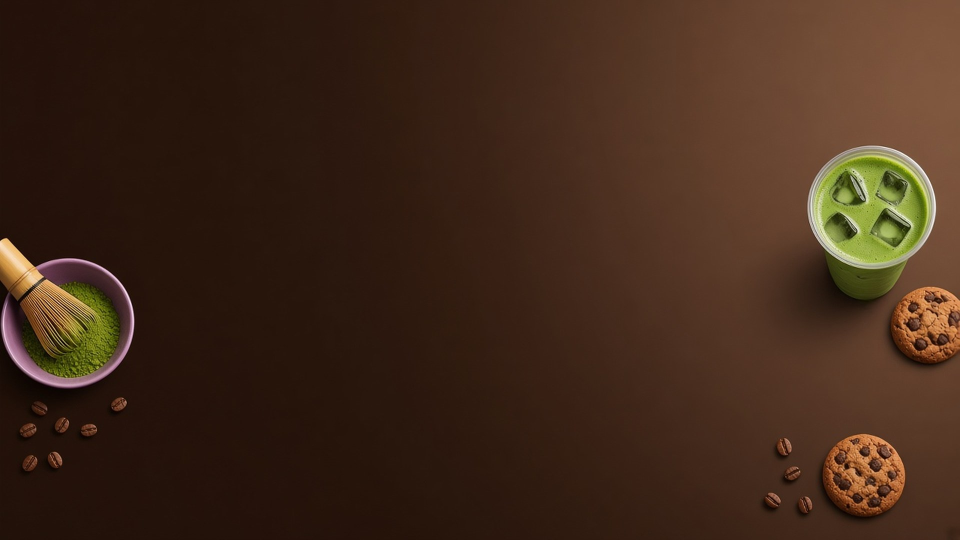
#> input picture scripts/about-sources/showcase-base-1920.jpg, 1920 x 1080 px (shown at 1/2 size)
$ python compose-showcase-bg.py
#> lines starting #> are read from the running program, lines starting #| are printed output that depends on the picture
#> in main, original is the input picture: PIL image 1920x1080 RGB; mean R, G, B 64.9, 41.3, 26.1
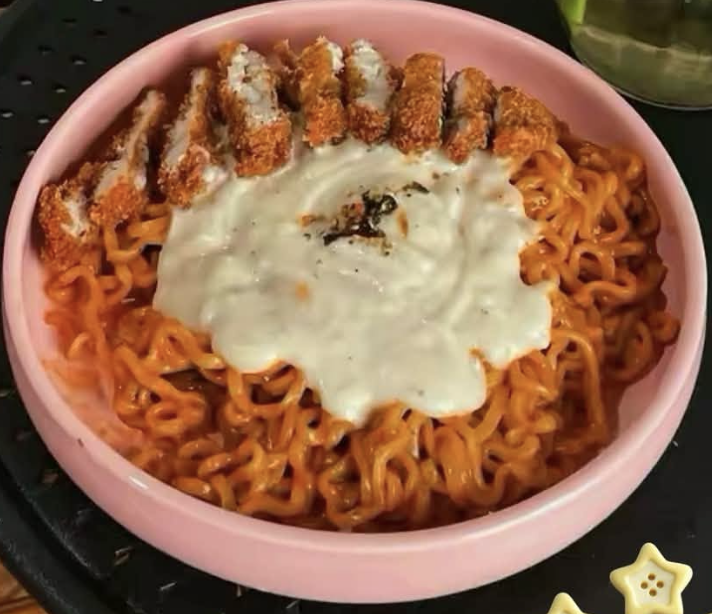
#> input picture scripts/about-sources/samyang-bowl.png, 712 x 614 px
#!/usr/bin/env python3
"""About showcase still-life: cream canvas, edge props, Samyang bowl on the right."""

from __future__ import annotations

from pathlib import Path

from PIL import Image, ImageDraw, ImageEnhance, ImageFilter

ROOT = Path(__file__).resolve().parents[1]
BASE = ROOT / 'scripts' / 'about-sources' / 'showcase-base-1920.jpg'
SAMYANG = ROOT / 'scripts' / 'about-sources' / 'samyang-bowl.png'
OUT = ROOT / 'public' / 'images' / 'about'
PROP_OUT = OUT / 'showcase-samyang-prop.png'
WIDTHS = (960, 1280, 1920)

# Matches --color-cream-100 / bg-canvas in src/index.css
CANVAS = (247, 240, 237)

# Legacy cookie + bean regions on the original 1920×1080 master.
COOKIE_PATCHES = (
    ((1140, 640, 1920, 1060), 48),
    ((1440, 360, 1920, 840), 36),
    ((1080, 640, 1360, 860), 28),
    ((1560, 430, 1920, 1060), 24),
)


def sample_background(im: Image.Image) -> tuple[int, int, int]:
    px = im.load()
    samples = [px[x, y] for x in range(720, 880, 40) for y in range(380, 620, 40)]
    r = sum(c[0] for c in samples) // len(samples)
    g = sum(c[1] for c in samples) // len(samples)
    b = sum(c[2] for c in samples) // len(samples)
    return r, g, b


def is_background(r: int, g: int, b: int, bg: tuple[int, int, int], tol: int = 34) -> bool:
    return abs(r - bg[0]) + abs(g - bg[1]) + abs(b - bg[2]) <= tol * 3


def extract_props(src: Image.Image, bg: tuple[int, int, int]) -> Image.Image:
    src = src.convert('RGB')
    w, h = src.size
    out = Image.new('RGBA', (w, h), (0, 0, 0, 0))
    sp = src.load()
    dp = out.load()
    for y in range(h):
        for x in range(w):
            r, g, b = sp[x, y]
            if is_background(r, g, b, bg):
                continue
            dp[x, y] = (r, g, b, 255)
    return out


# [48 lines left out: functions scrub_top_right_brown, scrub_right_fringe, clear_alpha_patches, not called in this run]


def crop_bowl_reference(src: Image.Image) -> Image.Image:
    w, h = src.size
#> w = 712; h = 614
    cropped = src.crop((int(w * 0.04), 0, int(w * 0.96), int(h * 0.8)))
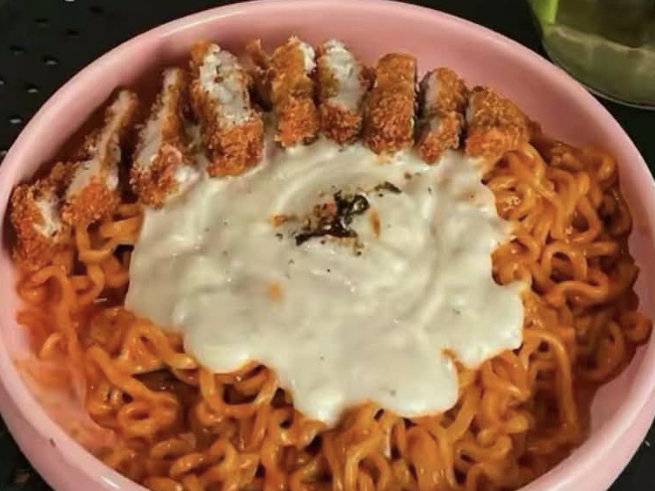
#> cropped: PIL image 655x491 RGBA; mean R, G, B, A 158.1, 110.7, 79.2, 255
    cw, ch = cropped.size
#> cw = 655; ch = 491
    side = min(cw, ch)
#> side = 491
    cx = cw // 2
#> cx = 327
    cy = int(ch * 0.46)
#> cy = 225
    left = max(0, cx - side // 2)
#> left = 82
    top = max(0, cy - side // 2)
#> top = 0
    square = cropped.crop((left, top, left + side, top + side))
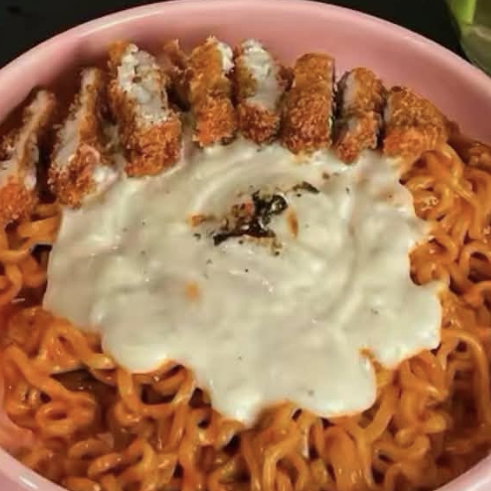
#> square: PIL image 491x491 RGBA; mean R, G, B, A 167.4, 120.1, 85.1, 255
    prop = square.convert('RGBA')
    prop = knock_out_dark_table(prop)
    prop = polish_prop(prop)
    return soften_edges(prop, inset=10, blur=10, elliptical=True)


def knock_out_dark_table(im: Image.Image, threshold: int = 52) -> Image.Image:
#> called with threshold = 52
    px = im.load()
    w, h = im.size
#> w = 491; h = 491
    cx, cy = w / 2, h / 2
#> cx = 245.5; cy = 245.5
    max_r = min(w, h) * 0.48
#> max_r = 235.7
    for y in range(h):
        for x in range(w):
            r, g, b, a = px[x, y]
            lum = int(0.299 * r + 0.587 * g + 0.114 * b)
            dx = x - cx
            dy = y - cy
            dist = (dx * dx + dy * dy) ** 0.5
            if lum < threshold and dist > max_r * 0.55:
                px[x, y] = (r, g, b, 0)
            elif lum < threshold + 40:
                edge = max(0, min(255, (lum - threshold) * 255 // 40))
                px[x, y] = (r, g, b, min(a, edge))
#> in crop_bowl_reference, `prop = knock_out_dark_table(prop)`:
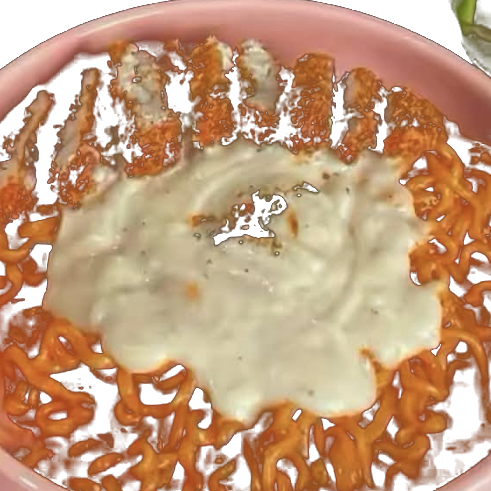
#> prop: PIL image 491x491 RGBA; mean R, G, B, A 167.4, 120.1, 85.1, 211.1; transparent parts drawn white
    return im


def polish_prop(im: Image.Image) -> Image.Image:
    rgb = im.convert('RGB')
    rgb = ImageEnhance.Brightness(rgb).enhance(1.04)
    rgb = ImageEnhance.Contrast(rgb).enhance(1.06)
    rgb = ImageEnhance.Color(rgb).enhance(1.05)
    rgb = rgb.filter(ImageFilter.UnsharpMask(radius=1.1, percent=45, threshold=2))
    out = rgb.convert('RGBA')
    out.putalpha(im.split()[3])
    return out


def soften_edges(
    im: Image.Image,
    inset: int = 8,
    blur: int = 16,
    *,
    elliptical: bool = False,
) -> Image.Image:
#> called with inset = 10, blur = 10, elliptical = True
    w, h = im.size
#> w = 491; h = 491
    mask = Image.new('L', (w, h), 0)
#> mask: PIL image 491x491 L; every value is 0
    draw = ImageDraw.Draw(mask)
    pad = inset
    if elliptical:
        draw.ellipse((pad, pad, w - pad, h - pad), fill=255)
    else:
        draw.rounded_rectangle((pad, pad, w - pad, h - pad), radius=min(w, h) // 7, fill=255)
    mask = mask.filter(ImageFilter.GaussianBlur(blur))
    alpha = im.split()[3]
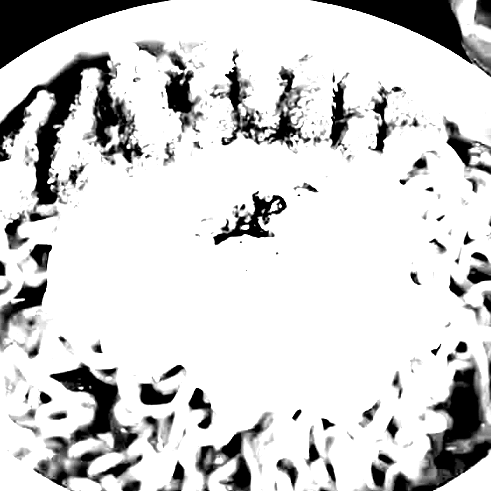
#> alpha: PIL image 491x491 L; min 0, max 255, mean 211.1
    combined = Image.new('L', (w, h))
    mpx = mask.load()
    apx = alpha.load()
    cpx = combined.load()
    for y in range(h):
        for x in range(w):
            cpx[x, y] = min(mpx[x, y], apx[x, y])
    im.putalpha(combined)
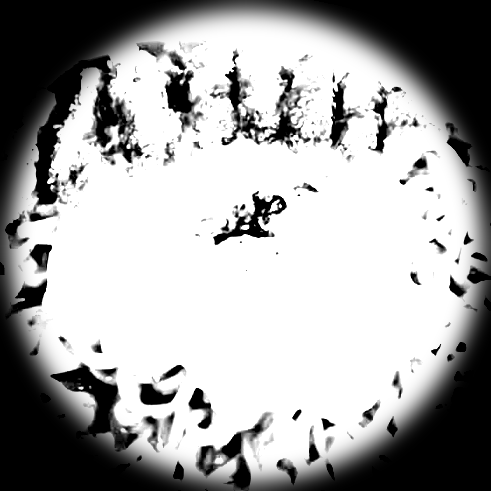
#> combined: PIL image 491x491 L; min 0, max 255, mean 164.2
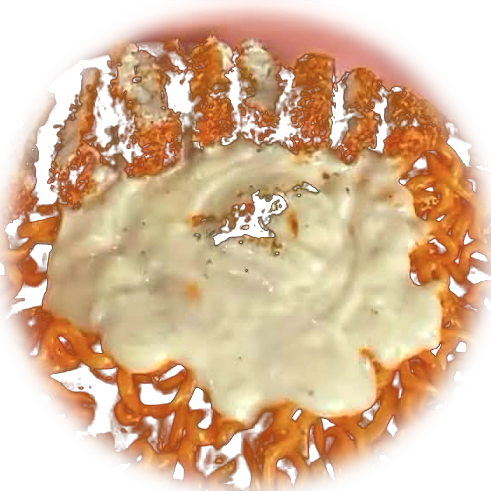
#> im: PIL image 491x491 RGBA; mean R, G, B, A 176.9, 122.4, 81.9, 164.2; transparent parts drawn white
    return im


# [25 lines left out: functions with_shadow, place_samyang, not called in this run]


def build_plate(original: Image.Image, bowl: Image.Image) -> Image.Image:
    bg = sample_background(original)
#> in sample_background, `samples = [px[x, y] for x in range(720, 880, 40) for y in range(380, 6..`: samples = 24 items, first 6: (44, 24, 15), (44, 24, 15), (44, 24, 15), (43, 23, 14), (43, 23, 14), (43, 23, 14)
#> in sample_background, `r = sum(c[0] for c in samples) // len(samples)`: r = 45
#> in sample_background, `g = sum(c[1] for c in samples) // len(samples)`: g = 25
#> in sample_background, `b = sum(c[2] for c in samples) // len(samples)`: b = 14
#> bg = (45, 25, 14)
    props = extract_props(original, bg)
#> in extract_props, `out = Image.new('RGBA', (w, h), (0, 0, 0, 0))`: out: PIL image 1920x1080 RGBA; every value is 0
    scrub_top_right_brown(props, bg)
    scrub_right_fringe(props, bg)
    clear_alpha_patches(props, COOKIE_PATCHES)

    plate = Image.new('RGB', original.size, CANVAS)
    plate.paste(props, (0, 0), props)
    return place_samyang(plate, bowl)


# [11 lines left out: function export_variants, not called in this run]


def main() -> None:
    if not BASE.is_file():
        raise SystemExit(f'Missing showcase base: {BASE}')
    if not SAMYANG.is_file():
        raise SystemExit(f'Missing Samyang source: {SAMYANG}')

    original = Image.open(BASE).convert('RGB')
    bowl = crop_bowl_reference(Image.open(SAMYANG))
    PROP_OUT.parent.mkdir(parents=True, exist_ok=True)
    bowl.save(PROP_OUT)

    plate = build_plate(original, bowl)
    export_variants(plate)
    print(f'Updated showcase still-life -> {OUT}')
    print(f'Exported isolated prop -> {PROP_OUT}')


if __name__ == '__main__':
#> (the run stopped early here; a loop or call above may not have finished)
